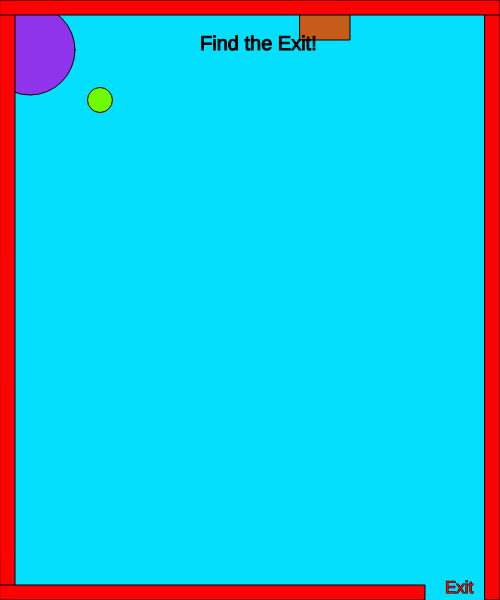
Frame 1 (no input)
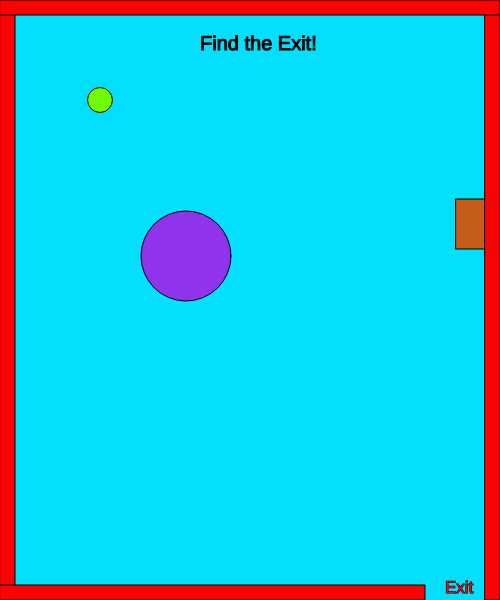
Frame 60 (no input)
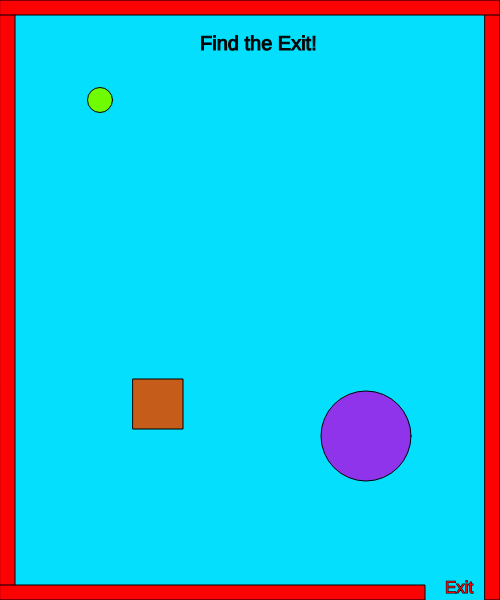
Frame 120 (the mouse pressed at the canvas centre since frame 60)

The p5.js sketch that drew these frames (run headless with seeded random() and noise() and a simulated clock; from frame 60 on, the mouse is pressed at the canvas centre):

// p5.js sketch
// ── sketch.js
//character x y
var characterX = 100;
var characterY = 100;

//key codes
var w = 87;
var a = 65;
var s = 83;
var d = 68;

//obsticle
var shapeX = 30;
var shapeY = 50;
var shapeXSpeed;
var shapeYSpeed;

//obsticle 2 
var shapeX2 = 300;
var shapeY2 = -10;
var shapeXSpeed2;
var shapeYSpeed2;

//createshapeonclick
var mouseshapeX
var mouseshapeY


function characterMovement()
{
//keys
  if(keyIsDown(w))
  {
    characterY -= 10;
  }
else if(keyIsDown(a))
  {
    characterX -= 10;
    console.log("movement:" + characterX);
  }
else if(keyIsDown(s))
  {
    characterY += 10;
  }
else if(keyIsDown(d))
  {
    characterX += 10;
  }

    
}
function setup() 
{
  createCanvas(500, 600);
  
}


function draw() 
{
  background(3, 223, 252);
  stroke(0)
  fill(0)
  
    //obsticle1
fill(143, 52, 235);
circle(shapeX,shapeY,90);
  
  //obsticle2
  fill(197, 92, 25);
square(shapeX2,shapeY2,50);
  
   //randomspeed
  shapeXSpeed = Math.floor(Math.random() * Math.floor(Math.random() * 15)) 
  shapeYSpeed = Math.floor(Math.random() * Math.floor(Math.random() * 15)) 

  
    //obsticlemove1
  shapeX += shapeXSpeed;
  shapeY += shapeYSpeed;
  
  
    //obsticlemove2
  shapeX2 += shapeXSpeed;
  shapeY2 += shapeYSpeed;
  
  
  //outofbounds
  if(shapeX > width)
    {
      shapeX = 0;
    }
  if(shapeX < 0)
    {
      shapeX = width;
    }
  if(shapeY > height)
    {
      shapeY = 0;
    }
  if(shapeY < 0)
    {
      shapeY = height;
    }
  
  //outofbounds
  if(shapeX2 > width)
    {
      shapeX2 = 0;
    }
  if(shapeX2 < 0)
    {
      shapeX2 = width;
    }
  if(shapeY2 > height)
    {
      shapeY2 = 0;
    }
  if(shapeY2 < 0)
    {
      shapeY2 = height;
    }
  
    
  
  //drawborders
  drawborders(15);
  
  //exit
  if(characterX > width -75 && characterY > height)
    {
      fill(5)
      stroke(10)
      textSize(30)
      text("YOU WIN!", 180, 300)
    }
  else 
    {
       fill(5)
      stroke(10)
      textSize(20)
      text("Find the Exit!", 200,50)
    }
  //mouseclickshape
fill(248, 3, 252)
circle(mouseshapeX, mouseshapeY, 25)
}

function drawborders(thickness) {
  //left
  fill(252, 3, 3)
   rect(0,0,thickness,height);
//right 
   rect(width-thickness,0,thickness,height);
//top
   rect(0,0,width,thickness);
//botton
   rect(0,height-thickness,width -75,thickness);
  
  //exit
  textSize(17)
  text("Exit", width-55, height-7)
  
  //character
drawCharacter();
characterMovement();
}
  function createCharacter (x,y)
{characterX = x;
  characterY = y;
  console.log(characterX)
}

function drawCharacter()
{
  fill (111, 252, 3)
  circle (characterX, characterY, 25)
}



function mouseClicked()
{
mouseshapeX = mouseX
mouseshapeY = mouseY
}
